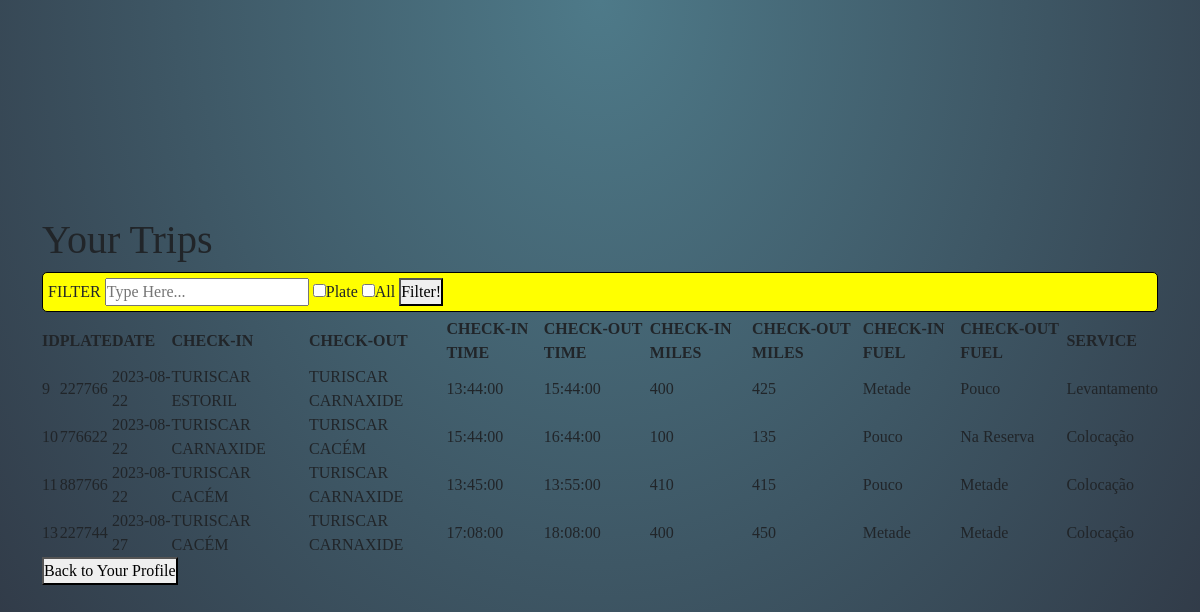
Page /see-all-trips-user (signed in) on the committed database.
### app/models/tables_db.py (models this page shows, shortened)
class Trip(database.Model, UserMixin):
    __tablename__ = "trips"
    id = database.Column(database.Integer, primary_key=True, autoincrement=True)
    trip_date = database.Column(database.Date, nullable=True, default=datetime.utcnow)
    plate = database.Column(database.Integer, nullable=True)
    departure_place = database.Column(database.String, nullable=True)
    arrive_place = database.Column(database.String, nullable=True)
    departure_time = database.Column(database.Time, nullable=True)
    arrive_time = database.Column(database.Time, nullable=True)
    departure_miles = database.Column(database.Integer, nullable=True)
    arrive_miles = database.Column(database.Integer, nullable=True)
    departure_fuel = database.Column(database.String, nullable=True)
    arrive_fuel = database.Column(database.String, nullable=True)
    service = database.Column(database.String, nullable=True)
    user_id = database.Column(database.Integer, database.ForeignKey('users.nif'))  # To reference with column Id(Users)
    user = database.Column(database.String, nullable=True)
    user_object = database.relationship('User', back_populates='trips')

### app/controllers/routes.py (the view)
@app.route('/see-all-trips-user', methods=['GET', 'POST'])
@login_required
def see_all_trips_user():
    search_query = request.args.get('search_query', '').strip()
    plate_filter = 'search_query' in request.args
    all_filter = 'search_query' in request.args
    trips_query = Trip.query.filter_by(user_id=current_user.nif)
    if search_query:
        if not plate_filter and not all_filter:
            flash('Please select at last one filter option', 'error')
        else:
            if plate_filter:
                try:
                    plate_query = int(search_query)
                    trips_query = trips_query.filter(Trip.plate == plate_query)
                except ValueError:
                    flash('Invalid input for plate filter (ONLY NUMBERS', 'error')
                    return redirect(url_for('see_all_trips_user'))
    else:
        if all_filter:
            trips_query = Trip.query.filter_by(user_id=current_user.nif)
    trips_current_user = trips_query.all()
    return render_template('all_trips_user.html', trips_current_user=trips_current_user)

### app/__init__.py (called while the page is built)
@login_manager.user_loader
def load_user(user_nif):
    return User.query.get(int(user_nif))

### app/templates/all_trips_user.html (shortened to what this page needs)
<!DOCTYPE html>
<html lang="en">
<head>
    <link rel="stylesheet" href="{{ url_for('static', filename='css/bootstrap.min.css') }}">
    <link rel="stylesheet" href="{{ url_for('static', filename='my_css/style_all_users.css') }}">
</head>
<body>
<div class="container">
    <div class="all-table">
        <h1>Your Trips</h1>
        <div class="search-bar" style="border: 1px solid black; border-radius: 5px; background-color: yellow; padding: 5px; margin-bottom: 5px;">
            <form method="get" action="{{ url_for('see_all_trips_user') }}">
                <label for="search">FILTER</label>
                <input type="text" id="search" name="search_query" placeholder="Type Here...">
                <label><input type="checkbox" name="search_by_plate">Plate</label>
                <label><input type="checkbox" name="search_all">All</label>
                <button type="submit">Filter!</button>
            </form>
        </div>
            <div class="all-table-form">
                <table>
                    <thead>
                        <tr>
                            <th>ID</th>
                            <th>PLATE</th>
                            <th>DATE</th>
                            <th>CHECK-IN</th>
                            <th>CHECK-OUT</th>
                            <th>CHECK-IN TIME</th>
                            <th>CHECK-OUT TIME</th>
                            <th>CHECK-IN MILES</th>
                            <th>CHECK-OUT MILES</th>
                            <th>CHECK-IN FUEL</th>
                            <th>CHECK-OUT FUEL</th>
                            <th>SERVICE</th>
                        </tr>
                    </thead>
                    <tbody>
                        {% if trips_current_user %}
                            {% for trip in trips_current_user %}
                            <tr>
                                <td>{{ trip.id }}</td>
                                <td>{{ trip.plate }}</td>
                                <td>{{ trip.trip_date}}</td>
                                <td>{{ trip.departure_place }}</td>
                                <td>{{ trip.arrive_place }}</td>
                                <td>{{ trip.departure_time }}</td>
                                <td>{{ trip.arrive_time }}</td>
                                <td>{{ trip.departure_miles }}</td>
                                <td>{{ trip.arrive_miles }}</td>
                                <td>{{ trip.departure_fuel }}</td>
                                <td>{{ trip.arrive_fuel }}</td>
                                <td>{{ trip.service }}</td>
                            </tr>
                            {% endfor %}
                        {% else %}
                            <tr>
                                <td colspan="12">Nenhum resultado encontrado.</td>
                            </tr>
                        {% endif %}
                    </tbody>
                </table>
            </div>
        <a href="{{ url_for('start_services') }}">
            <button class="btn-back">Back to Your Profile</button>
        </a>
    </div>
</div>
</body>
</html>

### app/static/my_css/style_all_users.css (style rules this page uses)
* { margin: 0; padding: 0; font-family: 'Oxygen'; text-decoration: none; }
body { display: flex; justify-content: center; align-items: center; flex-direction: column; height: 100vh; padding: 0; background: radial-gradient(ellipse at center top, #4e7a89 0%, #2e3441 100%); }
.container { display: flex; align-items: center; justify-content: center; flex-direction: column; width: 100%; }
a { text-decoration: none; }

### rows in the picture
Trip: id "9", plate "227766", trip_date "2023-08-22", departure_place "TURISCAR ESTORIL", arrive_place "TURISCAR CARNAXIDE", departure_time "13:44:00", arrive_time "15:44:00", departure_miles "400", arrive_miles "425", departure_fuel "Metade", arrive_fuel "Pouco", service "Levantamento"
Trip: id "10", plate "776622", trip_date "2023-08-22", departure_place "TURISCAR CARNAXIDE", arrive_place "TURISCAR CACÉM", departure_time "15:44:00", arrive_time "16:44:00", departure_miles "100", arrive_miles "135", departure_fuel "Pouco", arrive_fuel "Na Reserva", service "Colocação"
Trip: id "11", plate "887766", trip_date "2023-08-22", departure_place "TURISCAR CACÉM", arrive_place "TURISCAR CARNAXIDE", departure_time "13:45:00", arrive_time "13:55:00", departure_miles "410", arrive_miles "415", departure_fuel "Pouco", arrive_fuel "Metade", service "Colocação"
Trip: id "13", plate "227744", trip_date "2023-08-27", departure_place "TURISCAR CACÉM", arrive_place "TURISCAR CARNAXIDE", departure_time "17:08:00", arrive_time "18:08:00", departure_miles "400", arrive_miles "450", departure_fuel "Metade", arrive_fuel "Metade", service "Colocação"
